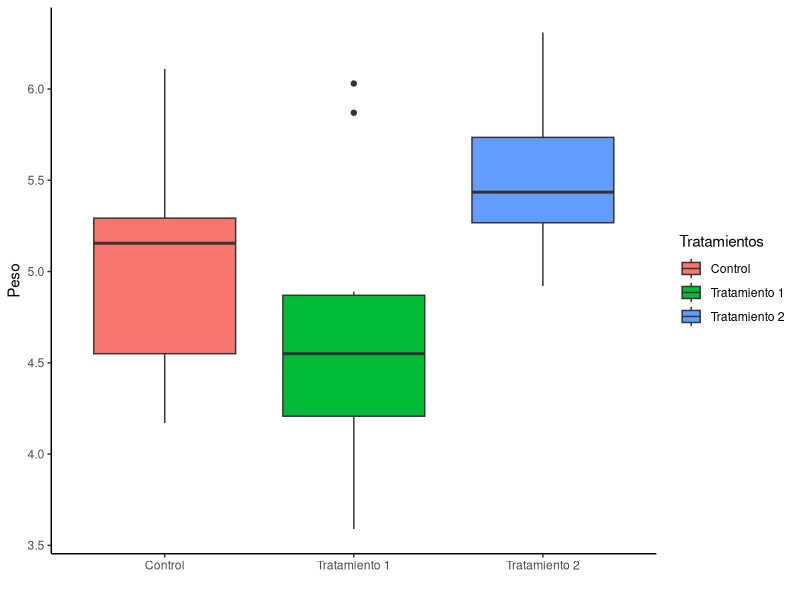

R code for this plot:
## ---- chunk 1
library(knitr)
library(bookdown)
library(vegan)
library(tidyverse)
library(kableExtra)
## ---- chunk 2
data("PlantGrowth")
PlantGrowth
## ---- chunk 3
mean(PlantGrowth$weight)
## ---- chunk 4
library(tidyverse)
resumen <- PlantGrowth %>% group_by(group) %>% summarise(Media = mean(weight), n = n())
resumen
## ---- chunk 5
median(PlantGrowth$weight)
## ---- chunk 6
resumen <- PlantGrowth %>% group_by(group) %>% summarise(Mediana = median(weight), n = n())
resumen
## ---- chunk 7
resumen <- PlantGrowth %>% group_by(group) %>% summarise(Media = mean(weight), Mediana = median(weight), n = n())
resumen
## ---- chunk 8
range(PlantGrowth$weight)
## ---- chunk 9
max(PlantGrowth$weight) - min(PlantGrowth$weight)
## ---- chunk 10
resumen <- PlantGrowth %>% group_by(group) %>% summarise(Rango = max(weight) - min(weight), n = n())
resumen
## ---- chunk 11
resumen <- PlantGrowth %>% group_by(group) %>% summarise(Rango = max(weight) - min(weight), Media = mean(weight), Mediana = median(weight), n = n())
resumen
## ---- chunk 12
sd(PlantGrowth$weight)
## ---- chunk 13
resumen <- PlantGrowth %>% group_by(group) %>% summarise(SD = sd(weight))
resumen
## ---- chunk 14
resumen <- PlantGrowth %>% group_by(group) %>% summarise(SD = sd(weight), Rango = max(weight) - min(weight), Media = mean(weight), Mediana = median(weight), n = n())
resumen
## ---- chunk 15
sd(PlantGrowth$weight)^2
## ---- chunk 16
sd(PlantGrowth$weight)/mean(PlantGrowth$weight)*100
## ---- chunk 17
resumen <- resumen <- PlantGrowth %>% group_by(group) %>% summarise(CV = sd(weight)/mean(weight)*100, Varianza = sd(weight)^2, SD = sd(weight), Rango = max(weight) - min(weight), Media = mean(weight), Mediana = median(weight), n = n())
resumen
## ---- chunk 18
PlantGrowth <- PlantGrowth %>% group_by(group) %>% mutate(Z = ((weight - mean(weight))/sd(weight)))
PlantGrowth
## ---- chunk 19
ctrl.z <- PlantGrowth %>% dplyr::filter(group == "ctrl")
ctrl.z <- scale(ctrl.z$weight)
ctrl.z
## ---- chunk 20
table(PlantGrowth$group)
## ---- chunk 21
table(PlantGrowth$weight)
## ---- chunk 22
resumen <- PlantGrowth %>% group_by(group) %>% summarise(CV = sd(weight)/mean(weight)*100, Varianza = sd(weight)^2, SD = sd(weight), Rango = max(weight) - min(weight), Media = mean(weight), Mediana = median(weight), Frec_Absoluta = n())
resumen
## ---- chunk 23
frec <- table(PlantGrowth$group)
prop.table(frec)
## ---- chunk 24
frec2 <- table(PlantGrowth$weight)
prop.table(frec2)
## ---- chunk 25
resumen <- resumen %>% mutate(Frec_Relativa = Frec_Absoluta / sum(Frec_Absoluta))
resumen
## ---- chunk 26
summary(PlantGrowth)
## ---- chunk 27
ctrl <- PlantGrowth %>% dplyr::filter(group == "ctrl")
trt1 <- PlantGrowth %>% dplyr::filter(group == "trt1")
trt2 <- PlantGrowth %>% dplyr::filter(group == "trt2")
summary(ctrl)
summary(trt1)
summary(trt2)
## ---- chunk 28
library(ggplot2)
## ---- chunk 29
ggplot(PlantGrowth) + geom_boxplot(aes(group, weight, fill = group)) + 
  xlab("") + #Nombre del eje x
  ylab("Peso") + #Nombre del eje y
  scale_x_discrete(labels = c("Control", "Tratamiento 1", "Tratamiento 2")) + #Nombre de los valores en el eje x
  scale_fill_discrete(name = "Tratamientos", labels = c("Control", "Tratamiento 1", "Tratamiento 2")) + #Nombre de los grupos en la leyenda
  theme_classic() #Tema del gráfico
## ---- chunk 30
library(tidyverse)
## ---- chunk 31
resumen %>% dplyr::select(group, Media, SD)
## ---- chunk 32
PlantGrowth %>% dplyr::select(starts_with("ctrl"), weight)
## ---- chunk 33
PlantGrowth <- PlantGrowth %>% group_by(group) %>% arrange(desc(weight), .by_group = TRUE)
head(PlantGrowth)
## ---- chunk 34
Tratamiento1 <- dplyr::filter(PlantGrowth, group == "trt1")
Tratamiento1
## ---- chunk 35
Control <- dplyr::filter(PlantGrowth, group == "ctrl")
Tratamiento1 <- dplyr::filter(PlantGrowth, group == "trt1")
Tratamiento2 <- dplyr::filter(PlantGrowth, group == "trt2")

Control
Tratamiento1
Tratamiento2
## ---- chunk 36
PlantGrowth %>% dplyr::filter(group == "ctrl" & weight > 5)
